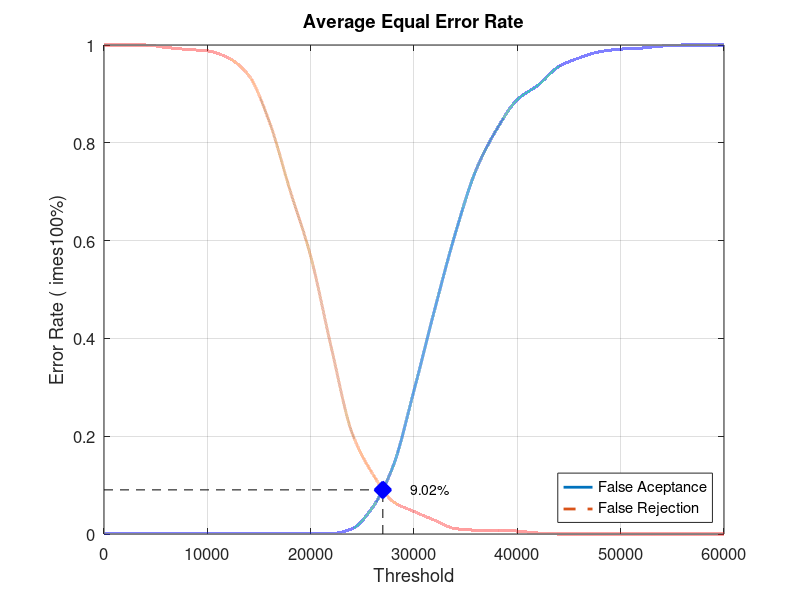
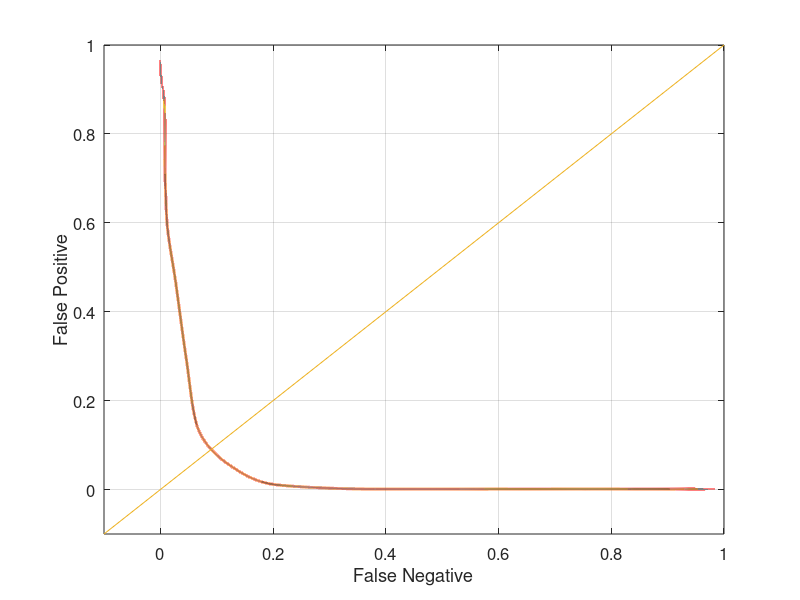

Reproduce these figures in MATLAB, in order.
close all;
clear;
clc;
x = 0:2000:60000;
xq = 0:0.5:60000;

y0 = [0 0.00105263 0.00105263 0.00105263 0.00105263 0.00105263 0.00105263 0.00105263 0.00105263 0.00105263 0.00105263 0.00105263 0.0105263 0.0547368 0.14 0.293684 0.458947 0.614737 0.744211 0.827368 0.888421 0.917895 0.955789 0.973684 0.986316 0.991579 0.993684 0.997895 1 1 1]
yy0 = interp1(x, y0, xq, 'pchip');
y1 = [1 1 1 0.995 0.991 0.988 0.974 0.938 0.843 0.703 0.568 0.381 0.207 0.123 0.066 0.046 0.028 0.011 0.008 0.008 0.006 0.002 0 0 0 0 0 0 0 0 0]
yy1 = interp1(x, y1, xq, 'pchip');

% Calculating EER: 
y2 = abs(y0 - y1);
find(y2 == min(y2))
yy2 = abs(yy0 - yy1);
xEER = find(yy2 == min(yy2));
xEERIndex = xq(xEER) % X-axis EER
yEER = yy0(xEER) % Y-axis EER

main = figure
plot(xq, yy0,'-','LineWidth', 2);	hold on
plot(xq, yy1,'--','LineWidth', 2);	hold on
plot([xEERIndex xEERIndex], [0 yEER], 'k--');	hold on
plot([0 xEERIndex], [yEER yEER], 'k--');	hold on
plot(xEERIndex, yEER, 'bx', 'LineWidth', 10);	hold on
text(xEERIndex + 10 * xEERIndex / 100, yEER, [num2str(round((10000 * yEER)) / 100) '%'])
legend('False Aceptance', 'False Rejection', 'Location', 'SouthEast')
xlabel('Threshold')
ylabel('Error Rate (	imes100%)')
title('Average Equal Error Rate')
set(gca, 'FontSize', 12)
axis([0 60000 0 1])
grid on

print(main, 'Database1AverageMain', '-dpng');
FNRxFPR = figure('Color', [1 1 1]);
plot(yy1, yy0, '-', yy1, yy0, 'LineWidth', 2);
hold on
y = -0.1:0.1:1
plot(y, y); 
set(gca, 'FontSize', 12)
xlabel('False Negative')
ylabel('False Positive')
axis([-0.1 1 -0.1 1])
set(gca, 'FontSize', 12)
grid on

print(FNRxFPR, 'Database1AverageFNRxFPR','-dpng');
